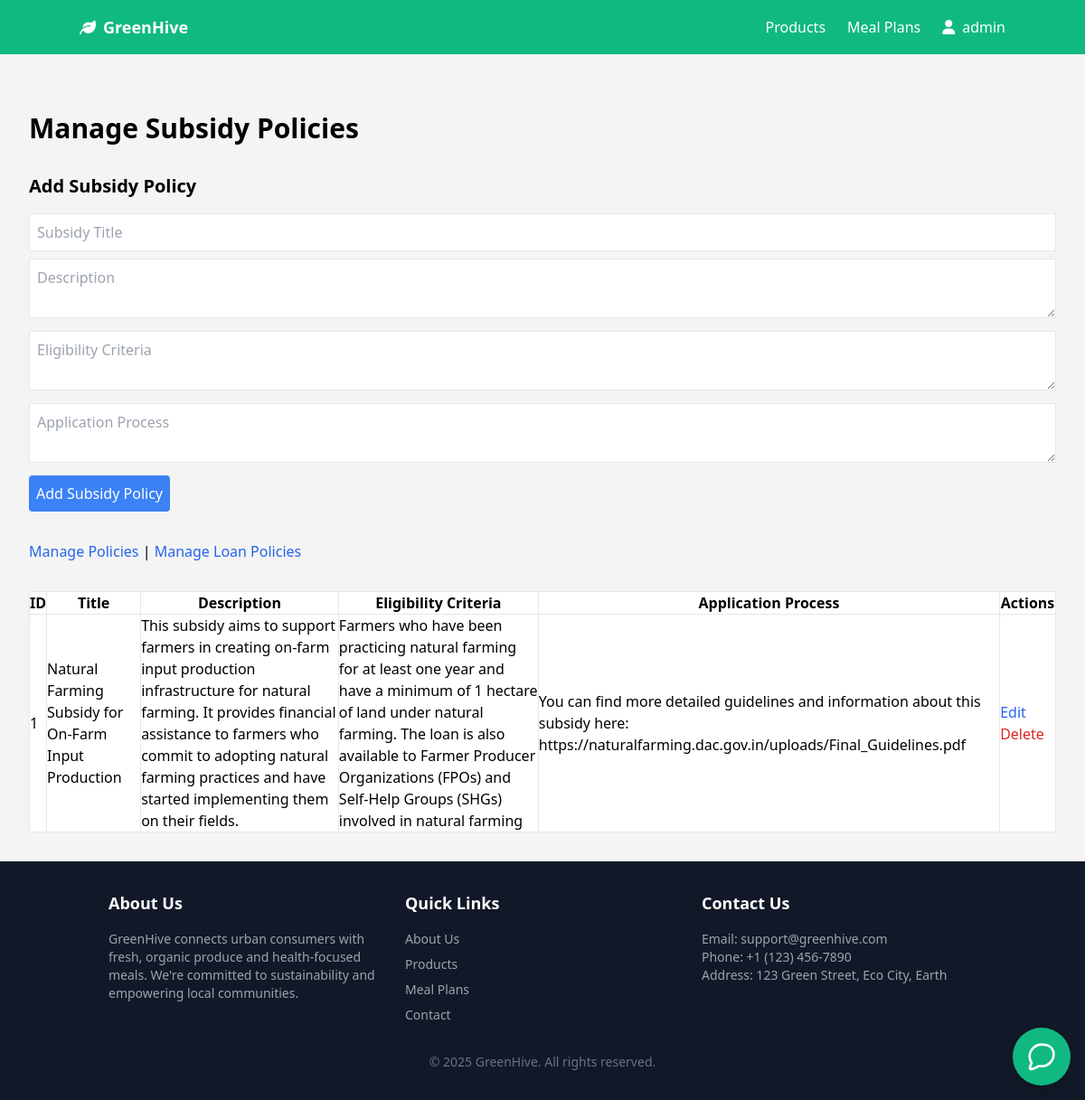
/admin/manage_subsides.php (signed in), run on the app's committed database.
### tables this page shows
CREATE TABLE
    IF NOT EXISTS subsidies (
        id INT AUTO_INCREMENT PRIMARY KEY,
        title VARCHAR(255) NOT NULL,
        description TEXT NOT NULL,
        eligibility_criteria TEXT NOT NULL,
        application_process TEXT NOT NULL,
        created_at TIMESTAMP DEFAULT CURRENT_TIMESTAMP
    );

### admin/manage_subsides.php (the view, shortened to what this page needs)
<?php
require_once __DIR__ . '/../includes/db_connect.php';
include __DIR__ . '/../includes/header.php';
$stmt = $pdo->query("SELECT * FROM subsidies");
$subsidies = $stmt->fetchAll(PDO::FETCH_ASSOC);
?>
<div class="flex-1 p-8">
    <h1 class="text-3xl font-bold mb-8">Manage Subsidy Policies</h1>
    <form action="" method="POST" class="mb-8">
        <h2 class="text-xl font-bold mb-4"><?= isset($subsidyToEdit) ? 'Edit Subsidy Policy' : 'Add Subsidy Policy' ?></h2>
        <input type="text" name="title" placeholder="Subsidy Title" required class="border p-2 mb-2 w-full" value="<?= isset($subsidyToEdit) ? htmlspecialchars($subsidyToEdit['title']) : '' ?>">
        <textarea name="description" placeholder="Description" required class="border p-2 mb-2 w-full"><?= isset($subsidyToEdit) ? htmlspecialchars($subsidyToEdit['description']) : '' ?></textarea>
        <textarea name="eligibility_criteria" placeholder="Eligibility Criteria" required class="border p-2 mb-2 w-full"><?= isset($subsidyToEdit) ? htmlspecialchars($subsidyToEdit['eligibility_criteria']) : '' ?></textarea>
        <textarea name="application_process" placeholder="Application Process" required class="border p-2 mb-2 w-full"><?= isset($subsidyToEdit) ? htmlspecialchars($subsidyToEdit['application_process']) : '' ?></textarea>
        <button type="submit" name="<?= isset($subsidyToEdit) ? 'update_subsidy' : 'add_subsidy' ?>" class="bg-blue-500 text-white p-2 rounded"><?= isset($subsidyToEdit) ? 'Update Subsidy Policy' : 'Add Subsidy Policy' ?></button>
    </form>
    <div class="mb-8">
        <a href="manage_policy.php" class="text-blue-600">Manage Policies</a> |
        <a href="manage_loans.php" class="text-blue-600">Manage Loan Policies</a>
    </div>
    <table class="min-w-full bg-white border">
        <thead>
            <tr>
                <th class="border">ID</th>
                <th class="border">Title</th>
                <th class="border">Description</th>
                <th class="border">Eligibility Criteria</th>
                <th class="border">Application Process</th>
                <th class="border">Actions</th>
            </tr>
        </thead>
        <tbody>
            <?php foreach ($subsidies as $subsidy): ?>
                <tr>
                    <td class="border"><?= $subsidy['id'] ?></td>
                    <td class="border"><?= htmlspecialchars($subsidy['title']) ?></td>
                    <td class="border"><?= htmlspecialchars($subsidy['description']) ?></td>
                    <td class="border"><?= htmlspecialchars($subsidy['eligibility_criteria']) ?></td>
                    <td class="border"><?= htmlspecialchars($subsidy['application_process']) ?></td>
                    <td class="border">
                        <a href="?edit_subsidy=<?= $subsidy['id'] ?>" class="text-blue-600">Edit</a>
                        <a href="?delete_subsidy=<?= $subsidy['id'] ?>" class="text-red-600" onclick="return confirm('Are you sure you want to delete this subsidy?')">Delete</a>
                    </td>
                </tr>
            <?php endforeach; ?>
        </tbody>
    </table>
</div>
<?php
include __DIR__ . '/../includes/footer.php';
?>

### assets/css/style.css (style rules this page uses)
* { margin: 0; padding: 0; box-sizing: border-box; }
body { font-family: Arial, sans-serif; line-height: 1.6; background-color: #f4f4f4; }

### data on the page
subsidies: id "1", title "Natural Farming Subsidy for On-Farm Input Production", description "This subsidy aims to support farmers in creating on-farm input production infrastructure for natural farming. It provides financial assistance to farmers who commit to adopting natural farming practices and have started implementing them on their fields.", eligibility_criteria "Farmers who have been practicing natural farming for at least one year and have a minimum of 1 hectare of land under natural farming. The loan is also available to Farmer Producer Organizations (FPOs) and Self-Help Groups (SHGs) involved in natural farming", application_process "You can find more detailed guidelines and information about this subsidy here: https://naturalfarming.dac.gov.in/uploads/Final_Guidelines.pdf"

### other printed values
$_SESSION['user_name'] "admin"
